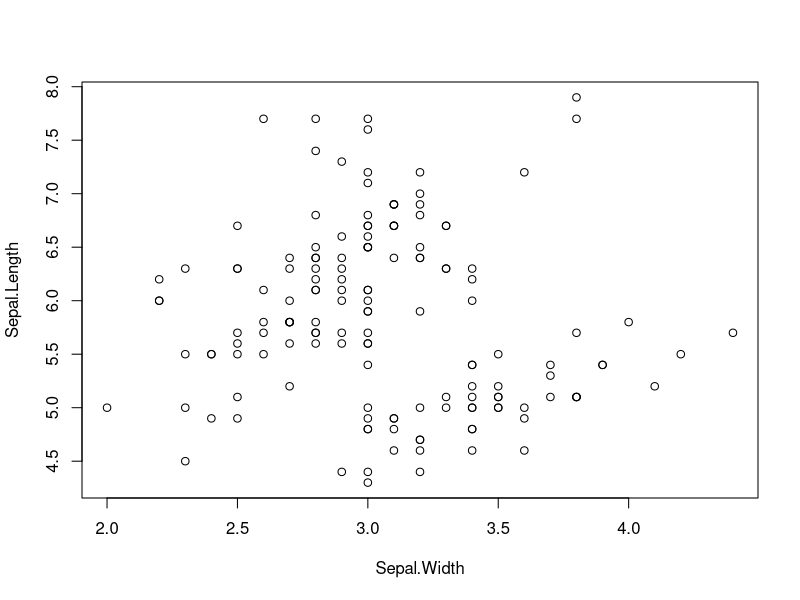

The R source for this figure: (Note: this script raises an error after producing the figure.)

attach(iris)
plot(Sepal.Length ~ Sepal.Width)

library("ggplot2")

qplot(Sepal.Width, Sepal.Length, data = iris, col == Species)

g <- ggplot(iris, aes(Sepal.Length, Sepal.Width))

g + geom_point(aes(col = Species), size = 4, alpha = 1/2)


